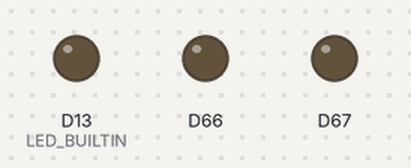
The sketch below on a simulated Arduino Due. On the bench: output pins drawn as LEDs (lit = HIGH). What the sketch prints to the serial monitor is not drawn.

Above: at 0.15 s.
Timing chart, 0 to 0.7 s (numbered marks = the images above):
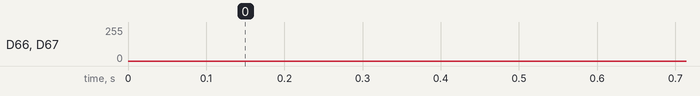

The sketch:

wavegenerator.ino
```cpp
/*
Wave generator to create 60 Hz singals on arduino DUE
Autor:
Jonatan Aponte

1. .ino files allways contain a setup call and a main loop which are call by default
*/

#include <Arduino.h>
#include "Waveform.h"
#define oneHzSample 1000000 / maxSamplesNum

int i = 0;
int frequency = 60;
void setup()
{
    analogWriteResolution(12);

    pinMode(LED_BUILTIN, OUTPUT);
    Serial.begin(115200);
}

void loop()
{
    analogWrite(DAC0, (uint16_t)waveformsTable[0][i]);
    analogWrite(DAC1, (uint16_t)waveformsTable[0][i]);
    Serial.println((uint16_t)waveformsTable[0][i]);
    i++;
    if (i == maxSamplesNum)
    {
        i = 0;
    }
    if (i > waveformsTable[0][i])
    {
        digitalWrite(LED_BUILTIN, HIGH);
    }
    else
    {
        digitalWrite(LED_BUILTIN, LOW);
    }

    // Delays 1000 uS
    // Define frequency in Hertz
    // 1000

    delay(1000 / (maxSamplesNum * frequency));
}
```

Source omitted: Waveform.h (data table, 3856 bytes)
